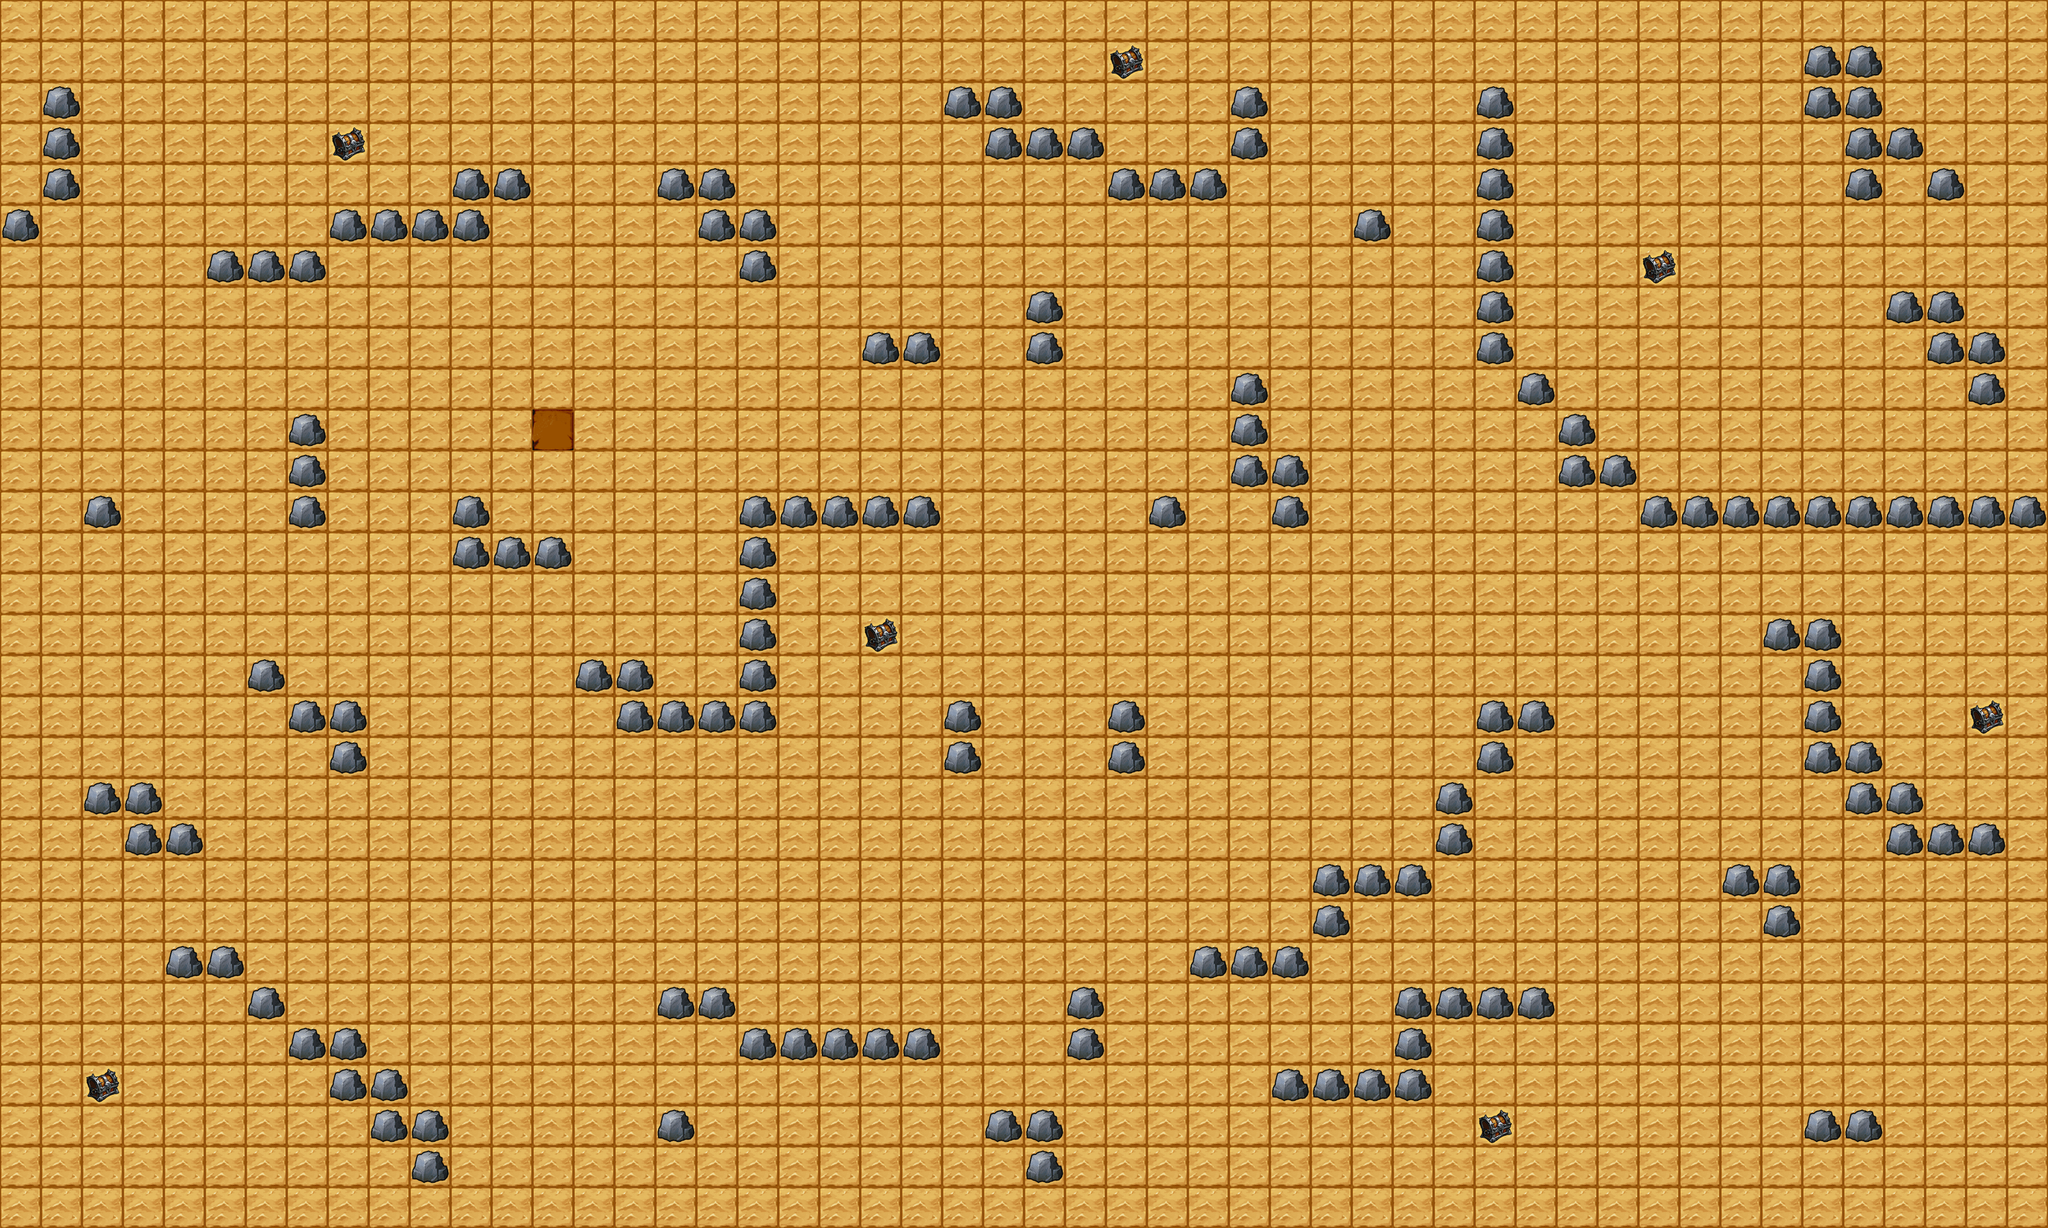

This game map was drawn from its Tiled (.tmx) file and the tilesets committed beside it. A one-line description and the trimmed map source follow:
An orthogonal 50x30 tile map with 75x75 px tiles, 4 tile layers (pitLayer, floorLayer, chestLayer, wallLayer) and 1 object (role_start).

<map version="1.0" orientation="orthogonal" renderorder="left-down" width="50" height="30" tilewidth="75" tileheight="75">
 <tileset firstgid="1" name="wakuangtukuai" tilewidth="75" tileheight="75">
  <image source="wakuangtukuai.png" width="75" height="300" />
 </tileset>
 <layer name="pitLayer" width="50" height="30">
  <data>[1500 cells, 1500 non-empty, 1 distinct tile ids]</data>
 </layer>
 <layer name="floorLayer" width="50" height="30">
  <data>[1500 cells, 1325 non-empty, 1 distinct tile ids]</data>
 </layer>
 <layer name="chestLayer" width="50" height="30">
  <data>[1500 cells, 7 non-empty, 1 distinct tile ids]</data>
 </layer>
 <layer name="wallLayer" width="50" height="30">
  <data>[1500 cells, 168 non-empty, 1 distinct tile ids]</data>
 </layer>
 <objectgroup name="role">
  <object name="role_start" x="975.333" y="748.333" width="75" height="75" />
 </objectgroup>
</map>
